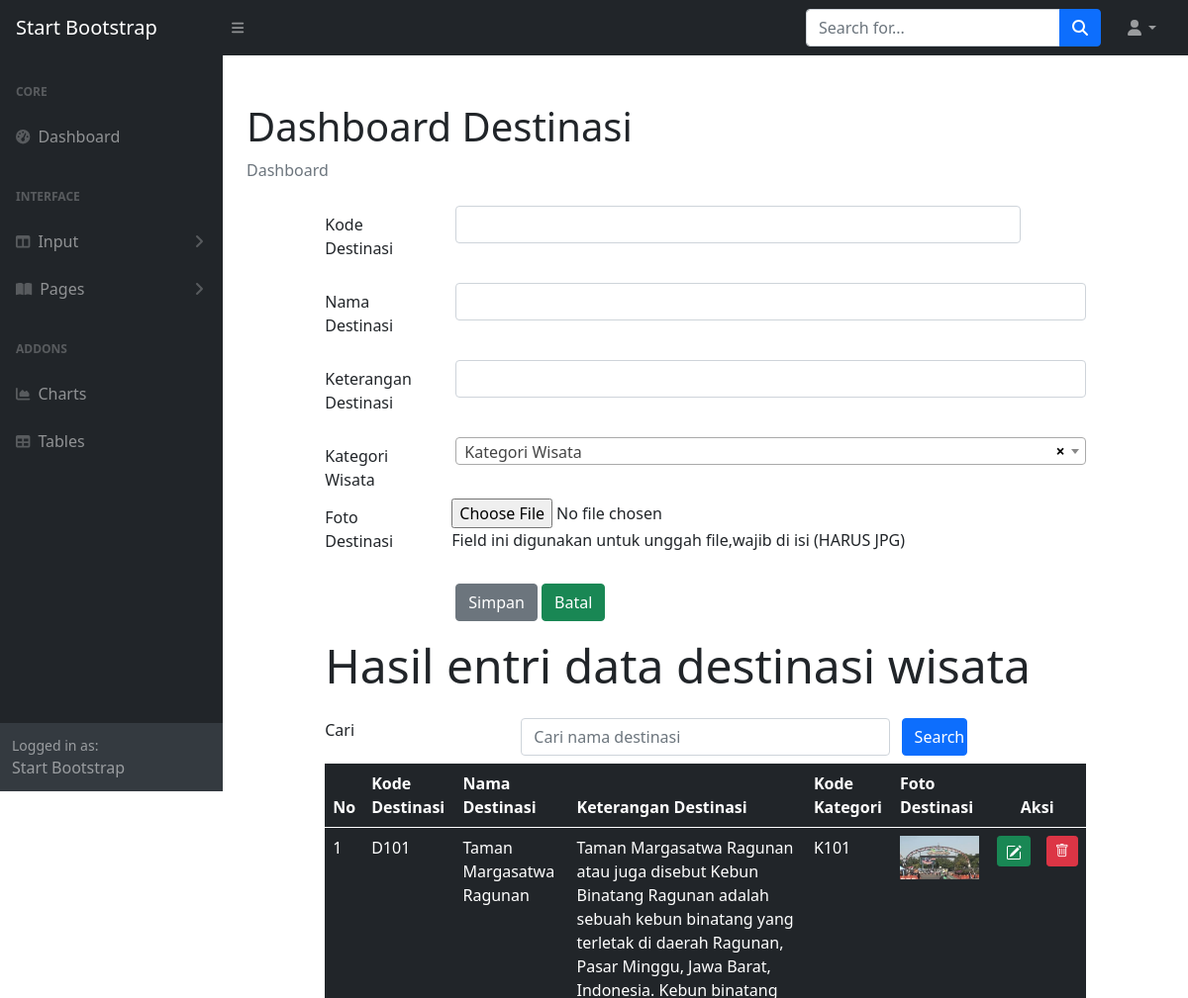
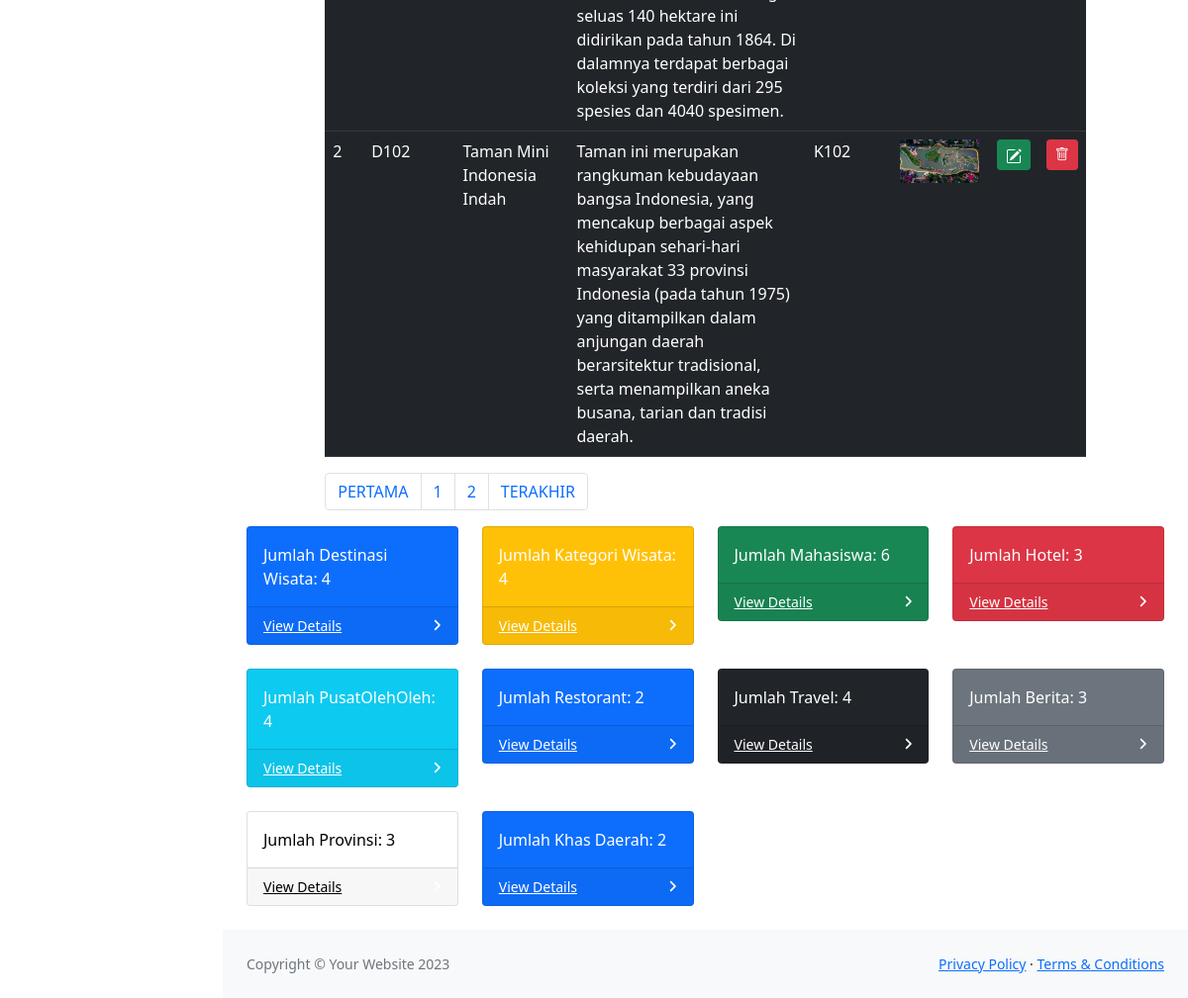
/ADMIN/destinasi.php, run on the app's committed database (2 pictures, top to bottom).
### tables this page shows
CREATE TABLE `destinasi` (
  `destinasiKODE` char(4) NOT NULL,
  `destinasiNAMA` varchar(120) NOT NULL,
  `destinasiKET` text NOT NULL,
  `kategoriKODE` char(4) NOT NULL,
  `destinasiFOTO` char(120) NOT NULL
);

### ADMIN/destinasi.php (the view, shortened to what this page needs)
<!DOCTYPE html>
<?php  include "INCLUDE/head.php"?>
    <body class="sb-nav-fixed">'
    <?php include "INCLUDE/nav.php";?>
        <div id="layoutSidenav">
         <?php include "INCLUDE/menu.php"?>
            <div id="layoutSidenav_content">
                <main>
                    <div class="container-fluid px-4">
                        <h1 class="mt-4">Dashboard Destinasi</h1>
                        <ol class="breadcrumb mb-4">
                            <li class="breadcrumb-item active">Dashboard</li>
                        </ol>
<?php
    include "INCLUDE/config.php";
?>
<html>
    <head>
        <link rel="stylesheet" type="text/css" href="bootstrap-5.0.2-dist/css/bootstrap.min.css">
        <link rel="stylesheet"  href="https://cdnjs.cloudflare.com/ajax/libs/select2/4.0.13/css/select2.min.css">
        <link rel="stylesheet" href="https://cdn.jsdelivr.net/npm/bootstrap-icons@1.10.2/font/bootstrap-icons.css">
      </head>
<body>
<div class="row">
        <div class="col-sm-1">
</div>
<div class="col-sm-10">
<form method="POST" enctype="multipart/form-data">
          <div class="mb-3 row">
    <label for="kodedestinasi" class="col-sm-2 col-form-label">Kode Destinasi</label>
    <div class="col-sm-9">
      <input type="text" class="form-control" name="kodedestinasi" id="kodedestinasi"
       maxlength = "4">
    </div>
  </div>
  <div class="mb-3 row">
    <label for="namadestinasi" class="col-sm-2 col-form-label">Nama Destinasi</label>
    <div class="col-sm-10">
      <input type="text" class="form-control" name="namadestinasi" id="namadestinasi">
    </div>
  </div>
  <div class="mb-3 row">
    <label for="ketdestinasi" class="col-sm-2 col-form-label">Keterangan Destinasi</label>
    <div class="col-sm-10">
      <input type="text" class="form-control" name="ketdestinasi" id="ketdestinasi">
    </div>
  </div>
  <div class="mb-3 row">
    <label for="kodekategori" class="col-sm-2 col-form-label">Kategori Wisata</label>
    <div class="col-sm-10">
    </div>
    <div class="form-group row">
			<label for="file" class="col-sm-2 col-form-label">Foto Destinasi</label>
			<div class="col-sm-10">
				<input type="file" id="file" name="file">
				<p class="help-block">Field ini digunakan untuk unggah file,wajib di isi (HARUS JPG)</p>
			</div>
		</div>
  </div>
  <div class="form-group row">
<div class="col-sm-2">
</div>
<div class="col-sm-10" >
  <input type="submit" class="btn btn-secondary" value="Simpan" name="Simpan">
<input type="reset" class="btn btn-success" value="Batal" name="Batal">
</div>
</div>
</form>
<div class="jumbotron">
        <h2 class="display-5">Hasil entri data destinasi wisata</h2>
</div>
  <form method = "POST">
      <div class="form-group row mb-2">
      <label for = "search" class="col-sm-3">Cari </label>
      <div class="col-sm-6">
            <input type ="text" name="search" class="form-control" id="search"
            value="<?php if(isset($_POST["search"])) {echo $_POST ["search"];}?>"
            placeholder="Cari nama destinasi">
      </div>
            <input type="submit" name="kirim" class="col-sm-1 btn btn-primary" value="Search">
      </div>
  </form>
<table class="table table-dark table-hover">
  <thead>
    <tr>
      <th scope="col">No</th>
      <th scope="col">Kode Destinasi</th>
      <th scope="col">Nama Destinasi</th>
      <th scope="col">Keterangan Destinasi</th>
      <th scope="col">Kode Kategori</th>
      <th scope="col">Foto  Destinasi</th>
      <th colspan="2" style="text-align: center"> Aksi
    </tr>
  </thead>
  <tbody>
<?php
$jumlahtampilan = 2;
$halaman = (isset($_GET['page']))? $_GET['page'] : 1;
$mulaitampilan = ($halaman - 1) * $jumlahtampilan;
if (isset($_POST["kirim"]))
{
  $search = $_POST ['search'];
  $query =mysqli_query ($connection, "select destinasi. * from destinasi
        where destinasiNAMA like '%".$search."%'limit $mulaitampilan, $jumlahtampilan");
}
else {
  $query =mysqli_query ($connection, "select destinasi. * from
  destinasi limit $mulaitampilan, $jumlahtampilan");
}
    $nomor = 1;
    while ($row = mysqli_fetch_array($query))
    {
?>
    <tr>
      <td><?php echo  $mulaitampilan + $nomor; ?></td>
      <td><?php echo $row ['destinasiKODE']; ?></td>
      <td><?php echo $row ['destinasiNAMA']; ?></td>
      <td><?php echo $row ['destinasiKET']; ?></td>
      <td><?php echo $row ['kategoriKODE']; ?></td>
      <td>
						<?php if(is_file("images/".$row['destinasiFOTO']))
						{ ?>
							<img src="images/<?php echo $row['destinasiFOTO']?>" width="80">
						<?php } else
							echo "<img src='images/noimage.png' width='80'>"
						?>
					</td>
      <td width="5px">
        <a href="destinasiedit.php?ubah=<?php echo $row["destinasiKODE"]?>" class="btn btn-success btn-sm" title="EDIT">
    </td>
    <td width="5px">
    <a href="destinasihapus.php?hapus=<?php echo $row["destinasiKODE"]?>" class="btn btn-danger btn-sm" title="HAPUS">
    <i class="bi bi-trash"></i>
    </td>
    </tr>
    <?php $nomor = $nomor + 1; ?>
    <?php } ?>
 </tbody>
 </table>
 <?php
    $query = mysqli_query($connection, "SELECT * FROM destinasi");
    $jumlahrecord = mysqli_num_rows($query);
    $jumlahpage = ceil($jumlahrecord/$jumlahtampilan);
  ?>
<nav aria-label="Page navigation example">
  <ul class="pagination">
    <li class="page-item"><a class="page-link" href="?page=<?php $nomorhal=1; echo $nomorhal?>">PERTAMA</a></li>
    <?php for($nomorhal=1; $nomorhal<=$jumlahpage; $nomorhal++)
    { ?>
    <li class="page-item">
      <?php
      if($nomorhal!=$halaman)
      { ?>
      <a class="page-link" href="?page=<?php echo $nomorhal?>"><?php echo $nomorhal?></a>
      <?php }
      else { ?>
      <a class="page-link" href="?page=<?php echo $nomorhal?>"><?php echo $nomorhal?></a>
    <?php } ?>
    </li>
    <?php } ?>
    <li class="page-item"><a class="page-link" href="?page=<?php echo $nomorhal-1?>">TERAKHIR</a></li>
  </ul>
</nav>
 </div>
</div>
</body>
<?php include "INCLUDE/board.php";?>
                    </div>
                </main>
                <?php include "INCLUDE/footer.php";?>
            </div>
        </div>
</html>

### data on the page
destinasi: nomor "1", destinasiKODE "D101", destinasiNAMA "Taman Margasatwa Ragunan", destinasiKET "Taman Margasatwa Ragunan atau juga disebut Kebun Binatang Ragunan adalah sebuah kebun binatang yang terletak di daerah Ragunan, Pasar Minggu, Jawa Barat, Indonesia. Kebun binatang seluas 140 hektare ini didirikan pada tahun 1864. Di dalamnya terdapat berbagai koleksi yang terdiri dari 295 spesies dan 4040 spesimen.", kategoriKODE "K101", destinasiFOTO (picture)
destinasi: nomor "2", destinasiKODE "D102", destinasiNAMA "Taman Mini Indonesia Indah", destinasiKET "Taman ini merupakan rangkuman kebudayaan bangsa Indonesia, yang mencakup berbagai aspek kehidupan sehari-hari masyarakat 33 provinsi Indonesia (pada tahun 1975) yang ditampilkan dalam anjungan daerah berarsitektur tradisional, serta menampilkan aneka busana, tarian dan tradisi daerah.", kategoriKODE "K102", destinasiFOTO (picture)

### other printed values
$jumlahdestinasi "4"
$jumlahwisata "4"
$jumlahmahasiswa "6"
$jumlahhotel "3"
$jumlaholeholeh "4"
$jumlahrestorant "2"
$jumlahtravel "4"
$jumlahberita "3"
$jumlahprovinsi "3"
$jumlahmasakan "2"
